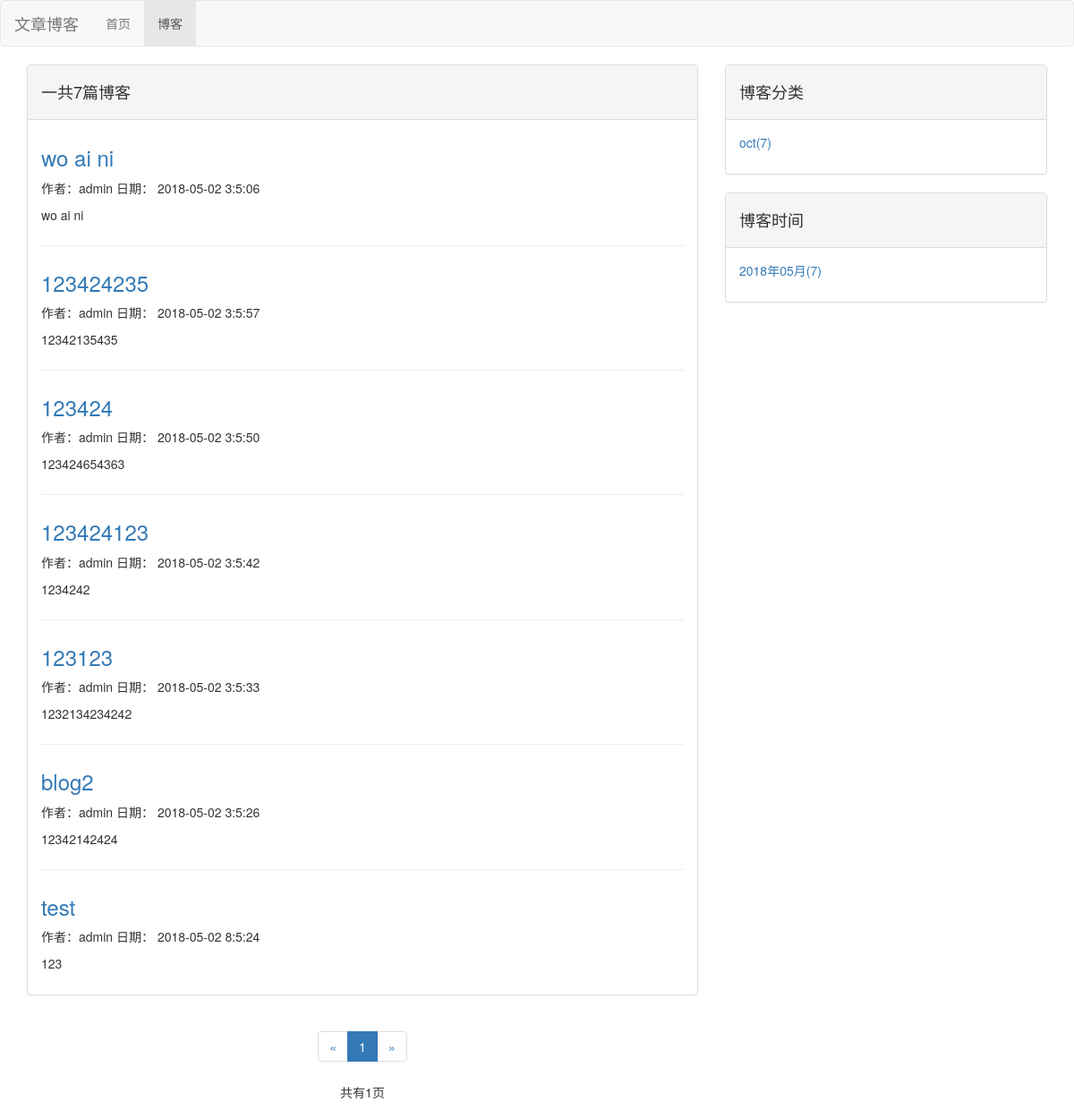
The app's page /blog/all with its own data.
### blog/models.py (models this page shows, shortened)
class Blog(models.Model,Get_Read_Count_Method):
	title=models.CharField(max_length=50)
	blog_type=models.ForeignKey(BlogType,on_delete=models.CASCADE)
	content=RichTextUploadingField()
	read_details=GenericRelation(Read_Detail)
	author=models.ForeignKey(User,on_delete=models.CASCADE)
	created_time=models.DateTimeField(auto_now_add=True)
	last_updated_time=models.DateTimeField(auto_now_add=True)

class BlogType(models.Model):
	type_name=models.CharField(max_length=15)

### blog/views.py (the view)
# urls.py: path('all',views.blog_list_all,name='blogs_all'),
def blog_list_all(request):
	template=loader.get_template('blog/blogs_all.html')
	blog_list=Blog.objects.order_by('-last_updated_time')
	page_num=request.GET.get('page',1)
	paginator=Paginator(blog_list,10)
	page_of_blogs=paginator.get_page(page_num)#判断页码有效性
	context={
	'blog_list':page_of_blogs,
	}
	current_page_num=page_of_blogs.number
	page_range=list(range(max(current_page_num-2,1),min((current_page_num+2),paginator.num_pages)+1))
	if page_range[0]-1>=2:
		page_range.insert(0,'...')
	if paginator.num_pages-page_range[-1]>=2:
		page_range.append('...')
	if page_range[0]!=1:
		page_range.insert(0,1)
	if page_range[-1]!=paginator.num_pages:
		page_range.append(paginator.num_pages)
	context['blog_types']=BlogType.objects.annotate(blog_count=Count('blog'))
	context['current_page_num']=current_page_num
	context['page_range']=page_range
	blog_dates=Blog.objects.dates('created_time','month',order="DESC")
	blog_dates_dict={}
	for blog_date in blog_dates:
		blog_count=Blog.objects.filter(created_time__year=blog_date.year,
			created_time__month=blog_date.month).count()
		blog_dates_dict[blog_date]=blog_count
	context['blog_dates']=blog_dates_dict
	return HttpResponse(template.render(context,request))

### templates/blog/blogs_all.html
{% extends 'blog_base.html' %}
{% block sum %}一共{{blog_list.paginator.count}}篇博客{% endblock  %}
{% block all_blogs %}
	{% for blog in blog_list.object_list %}
		<div class="blog">
			<a href="{% url 'blog:detail' blog.pk %}">
				<h3>{{blog.title}}</h3>
			</a>
			<p class="information">作者：{{blog.author}} 日期： {{blog.created_time|date:"Y-m-d g:n:s"}} </p>
			<p>{{blog.content|striptags|truncatechars:124}}</p>
		</div>
	{% empty %}
		<div class="blog">
			<p>--暂无博客--</p>
		</div>
	{% endfor %}
{% endblock  %}

### templates/blog_base.html (shortened to what this page needs)
{% extends 'base.html' %}
{% load staticfiles %}
{% block head %}
<link rel="stylesheet" type="text/css" href="{% static 'blog.css' %}">
{% endblock %}
{% block nav_blog_active %}
active
{% endblock %}
{% block content %}
	<div class="container">
		<div class="row">
			<div class="col-md-8">
				<div class="panel panel-default">
					<div class="panel-heading"><h4>{% block sum %}{% endblock  %}</h4></div>
						<div class="panel-body">
							<ul>
								{% block all_blogs %}{% endblock  %}
							</ul>
						</div>
				</div>
				<div class="paginator">
					<ul class="pagination">
						<li>
							{% if blog_list.has_previous %}
								<a href="?page={{blog_list.previous_page_number}}" aria-lable="Previous">
								<span aria-hidden="true">&laquo;</span>
								</a>
							{% else %}
								<span aria-hidden="true">&laquo;</span>
							{% endif %}
						</li>
						{% for page_num in page_range %}
							{% if page_num == blog_list.number %}
								<li class="active"><span>{{page_num}}</span></li>
							{% else %}
								{% if page_num == '...' %}
								<li><span>{{page_num}}</span></li>
								{% else %}
								<li><a href="?page={{page_num}}">{{page_num}}</a></li>
								{% endif %}
							{% endif %}
						{% endfor %}
						<li>
							{% if blog_list.has_next %}
								<a href="?page={{blog_list.next_page_number}}" aria-lable="Next">
								<span aria-hidden="true">&raquo;</span>
								</a>
							{% else %}
								<span aria-hidden="true">&raquo;</span>
							{% endif %}
						</li>
					</ul>
					<p class="sum_page">共有{{blog_list.paginator.num_pages}}页</p>
				</div>
			</div>
			<div class="col-md-4">
				<div class="panel panel-default">
					<div class="panel-heading"><h4>博客分类</h4></div>
						<div class="panel-body">
							<ul class="blog_types">
							{% for blog_type in blog_types %}
								<li>
								<a href="{% url 'blog:blogs_with_type' blog_type.pk %}">{{blog_type.type_name}}({{blog_type.blog_count}})</a>
								</li>
							{% empty %}
								<li>暂无分类</li>
							{% endfor %}
							</ul>
						</div>
				</div>
				<div class="panel panel-default">
					<div class="panel-heading"><h4>博客时间</h4></div>
						<div class="panel-body">
							<ul class="blog_types">
							{% for blog_date,blog_count in blog_dates.items %}
								<li>
								<a href="{% url 'blog:blogs_with_date' blog_date.year blog_date.month %}">{{blog_date|date:"Y年m月"}}({{blog_count}})</a>
								</li>
							{% empty %}
								<li>暂无分类</li>
							{% endfor %}
							</ul>
						</div>
				</div>
			</div>
		</div>
	</div>
{% endblock %}

### static/base.css (style rules this page uses)
* { margin: 0; padding:0; }
ul.blog_types { list-style-type: none; }

### static/blog.css (style rules this page uses)
div.paginator { text-align: center; }
ul.blog_types { list-style-type: none; }
div.blog:not(:last-child) { margin-bottom: 2em; padding-bottom: 1em; border-bottom: 1px solid #eee; }
div.blog h3 { margin-top: 0.6em; }
div.blog p.information { margin-bottom: : 0; }

### records on screen
Blog: title "wo ai ni", author "admin", created_time "2018-05-02 3:5:06", content "wo ai ni"
Blog: title "123424235", author "admin", created_time "2018-05-02 3:5:57", content "12342135435"
Blog: title "123424", author "admin", created_time "2018-05-02 3:5:50", content "123424654363"
Blog: title "123424123", author "admin", created_time "2018-05-02 3:5:42", content "1234242"
Blog: title "123123", author "admin", created_time "2018-05-02 3:5:33", content "1232134234242"
Blog: title "blog2", author "admin", created_time "2018-05-02 3:5:26", content "12342142424"
Blog: title "test", author "admin", created_time "2018-05-02 8:5:24", content "123"
BlogType: type_name "oct", blog_count "7"

### other values on screen
{{ blog_list.paginator.count }} "7"
{{ page_num }} "1"
{{ blog_list.paginator.num_pages }} "1"
{{ blog_date|date:"Y年m月" }} "2018年05月"
{{ blog_count }} "7"
